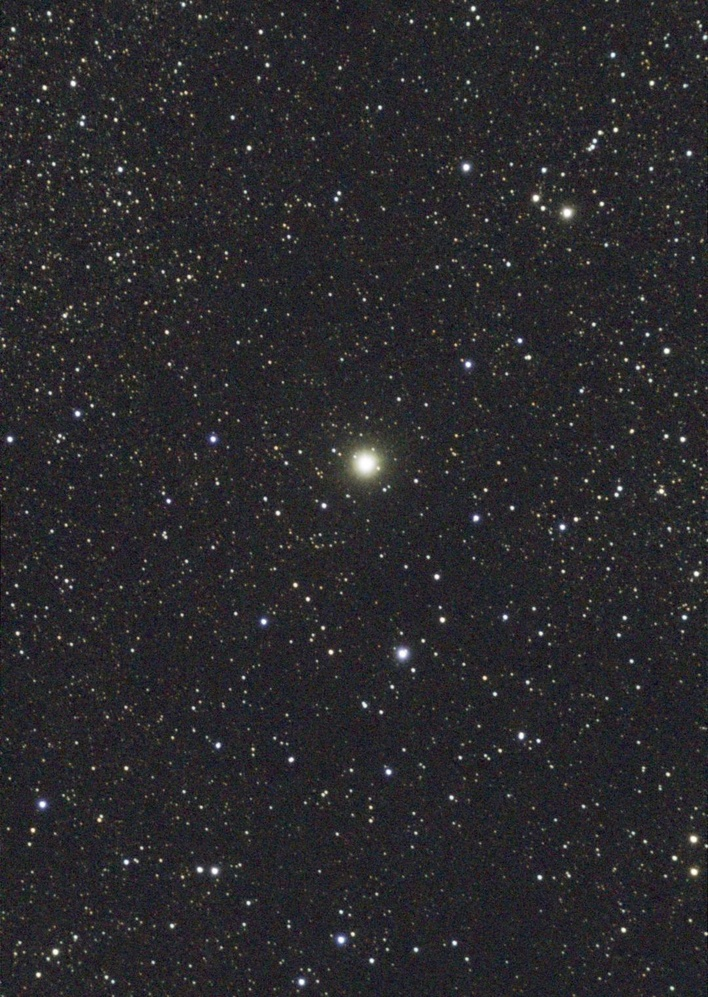
#> input picture stargazing/telescope/HD226868.jpg, 708 x 997 px, shrunk from 1080 x 1520 before the run
$ python trim.py HD226868.jpg
#> lines starting #> are read from the running program, lines starting #| are printed output that depends on the picture
import sys
from PIL import Image

#
# サイズ確認後トリミングするツール
#

def main(img_filename):
#> called with img_filename = 'HD226868.jpg'
    img = Image.open(img_filename)
#> img is the input picture: PIL image 708x997 RGB; mean R, G, B 42, 40.9, 43.9

    (w,h) = img.size
#> w = 708; h = 997

    (left, upper, right, lower) = (0,h/5,w,4*h/5)
#> left = 0; upper = 199.4; right = 708; lower = 797.6
    img_trim = img.crop((left, upper, right, lower))
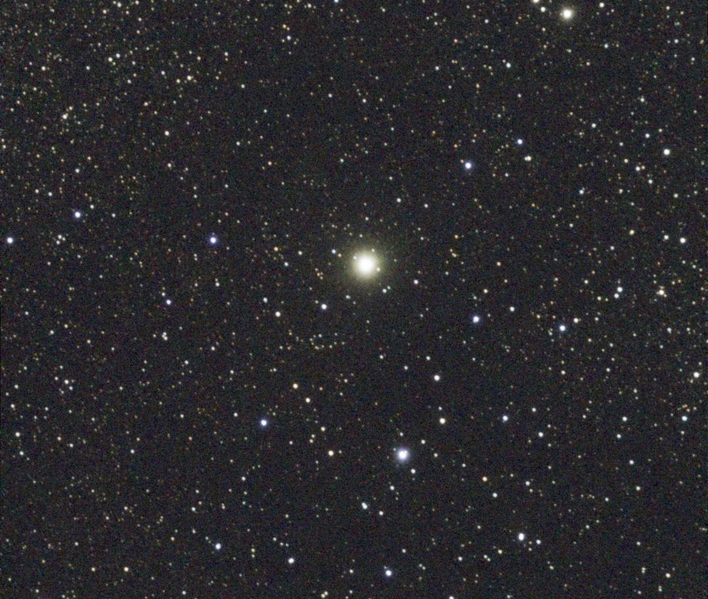
#> img_trim: PIL image 708x599 RGB; mean R, G, B 42.3, 41.1, 44.1
    img_trim.save('result.jpg')

if __name__ == '__main__':
    main(sys.argv[1])

$ run again, on stargazing/telescope/M101.jpg
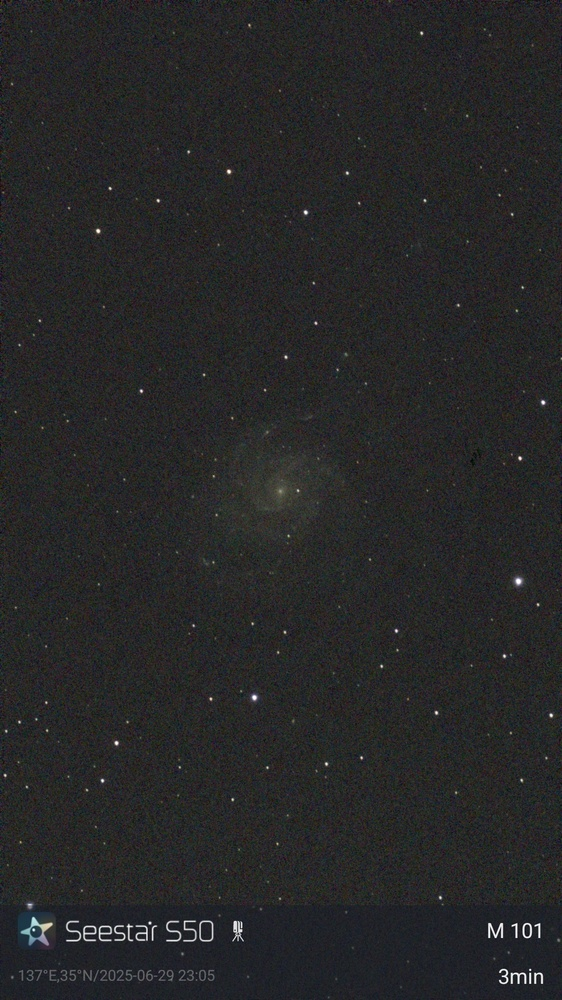
#> input picture stargazing/telescope/M101.jpg, 562 x 1000 px, shrunk from 1080 x 1920 before the run
#> in main, img is the input picture: PIL image 562x1000 RGB; mean R, G, B 38.7, 38.9, 39.4
#> in main, `img_trim = img.crop((left, upper, right, lower))`:
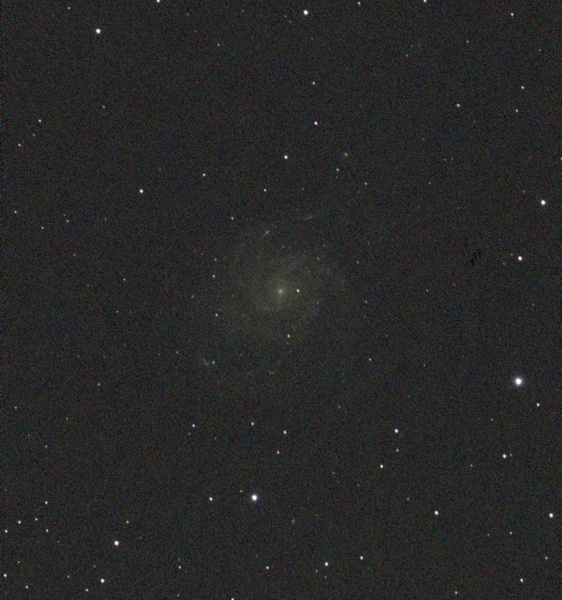
#> img_trim: PIL image 562x600 RGB; mean R, G, B 39.1, 39.1, 38.9

$ run again, on stargazing/telescope/M11.jpg
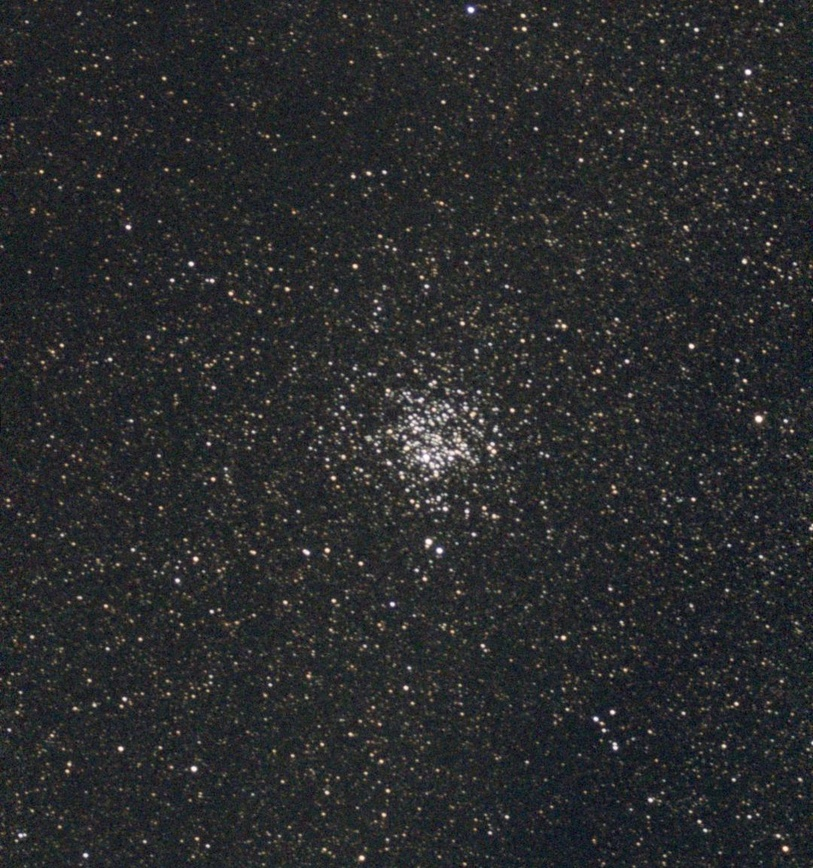
#> input picture stargazing/telescope/M11.jpg, 813 x 868 px, shrunk from 1080 x 1152 before the run
#> in main, img is the input picture: PIL image 813x868 RGB; mean R, G, B 42.2, 43.3, 44.6
#> in main, `img_trim = img.crop((left, upper, right, lower))`:
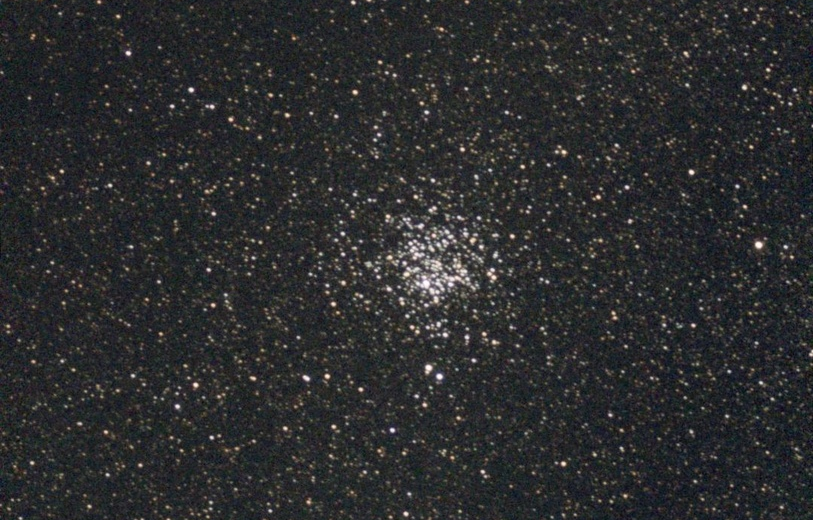
#> img_trim: PIL image 813x520 RGB; mean R, G, B 43.9, 44.7, 45.7

$ run again, on stargazing/telescope/M13.jpg
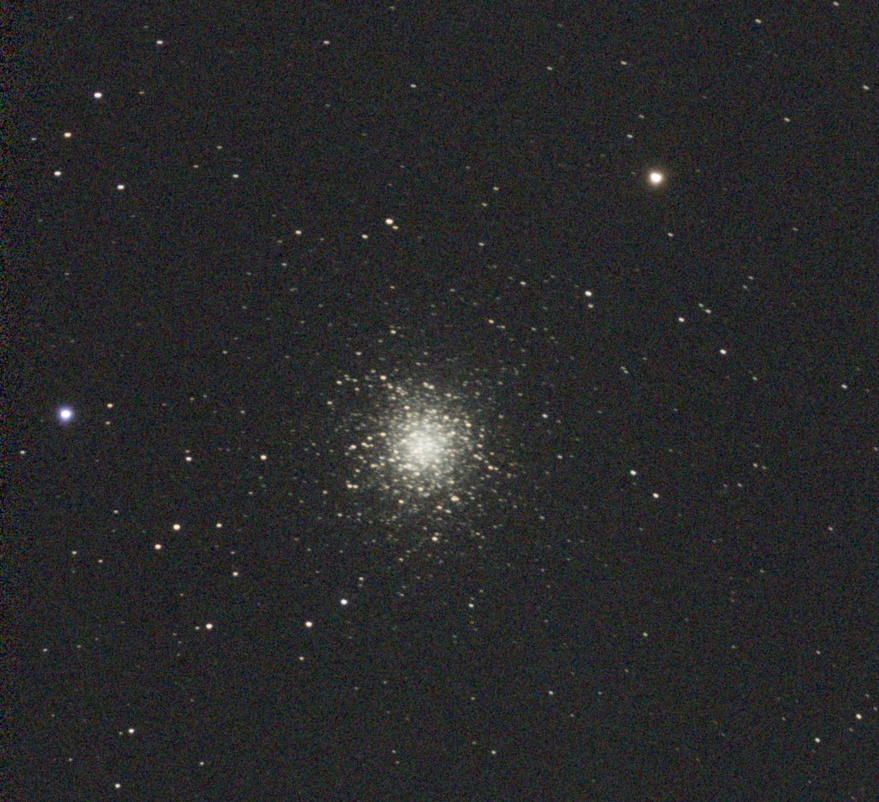
#> input picture stargazing/telescope/M13.jpg, 879 x 802 px, shrunk from 1062 x 969 before the run
#> in main, img is the input picture: PIL image 879x802 RGB; mean R, G, B 40.1, 40.5, 41.1
#> in main, `img_trim = img.crop((left, upper, right, lower))`:
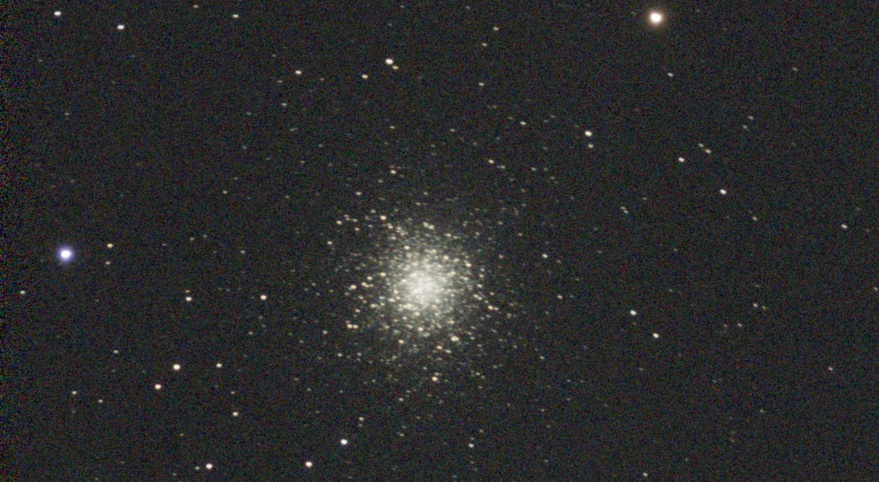
#> img_trim: PIL image 879x482 RGB; mean R, G, B 41.7, 42, 42.4
